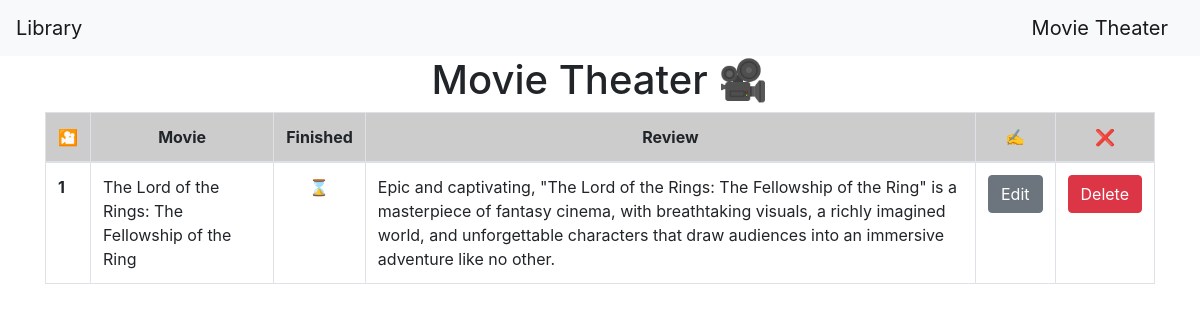
The app's page /movie_registed/1 with its own data.
### Web_Management/models.py (models this page shows)
class Movies(models.Model):
    movie = models.TextField(max_length=255)
    finished = models.BooleanField(default=False)
    review = models.TextField(max_length=500)

### Web_Management/views.py (the view)
# urls.py: path('movie_registed/<int:id>', views.movie_registed, name='movie_registed'),
def movie_registed(request,id):
    data = {
        'data': Movies.objects.get(pk=id)
    }
    return render(request, 'wmovies/movie_registed.html', data)

### Web_Management/templates/wmovies/movie_registed.html
{% extends 'web_management/base.html' %}
{% block content%}
<h1 style="text-align: center;">Movie Theater 🎥</h1>
<div class="container">
  <table class="table table-bordered">
      <thead style="background-color: #CCCCCC;">
        <tr>
          <th scope="col" class="text-center">🎦</th>
          <th scope="col" class="text-center">Movie</th>
          <th scope="col" class="text-center">Finished</th>
          <th scope="col" class="text-center">Review</th>
          <th scope="col" class="text-center">✍️</th>
          <th scope="col" class="text-center">❌</th>
        </tr>
      </thead>
      <tbody>
        <tr>
          <th scope="row">{{data.id}}</th>
          <td>{{data.movie}}</td>
          {% if data.finished == True%}
          <td class="text-center">✔️</td>
          {% else %}
          <td class="text-center">⌛</td>
          {% endif %}
          <td>{{data.review}}</td>
          <td class="text-center"><button class="btn btn-secondary"><a style="color: white;" href="{% url 'edit_movie' %}">Edit</a></button></td>
          <td class="text-center"><button class="btn btn-danger"><a style="color: white;" href="{% url 'new_book' %}">Delete</a></button></td>
        </tr>
      </tbody>
    </table>
</div>
{% endblock %}

### records on screen
Movies: id "1", movie "The Lord of the Rings: The Fellowship of the Ring", review "Epic and captivating, \"The Lord of the Rings: The Fellowship of the Ring\" is a masterpiece of fantasy cinema, with breathtaking visuals, a richly imagined world, and unforgettable characters that draw audiences into an immersive adventure like no other."
